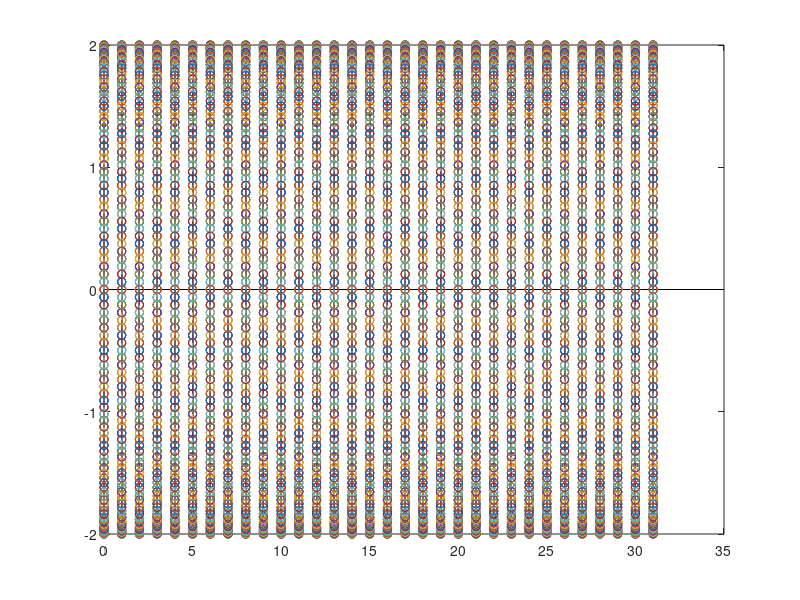

Recreate this plot in MATLAB.
function ans = ex3_a()

a = [1 2 1];

b = [1 1];

[h, t] = impz(b, a);

stem(t, h);

n = -100 : 100;

x = [ n >= 0];

ny = min(min(n), min( t)) : max(max(n), max(t));
y = h*x;
stem(t, y);

n = -200: 200;

x = 2*sin(0.01*n*pi) ;
y = h * x;
stem(t, y);
